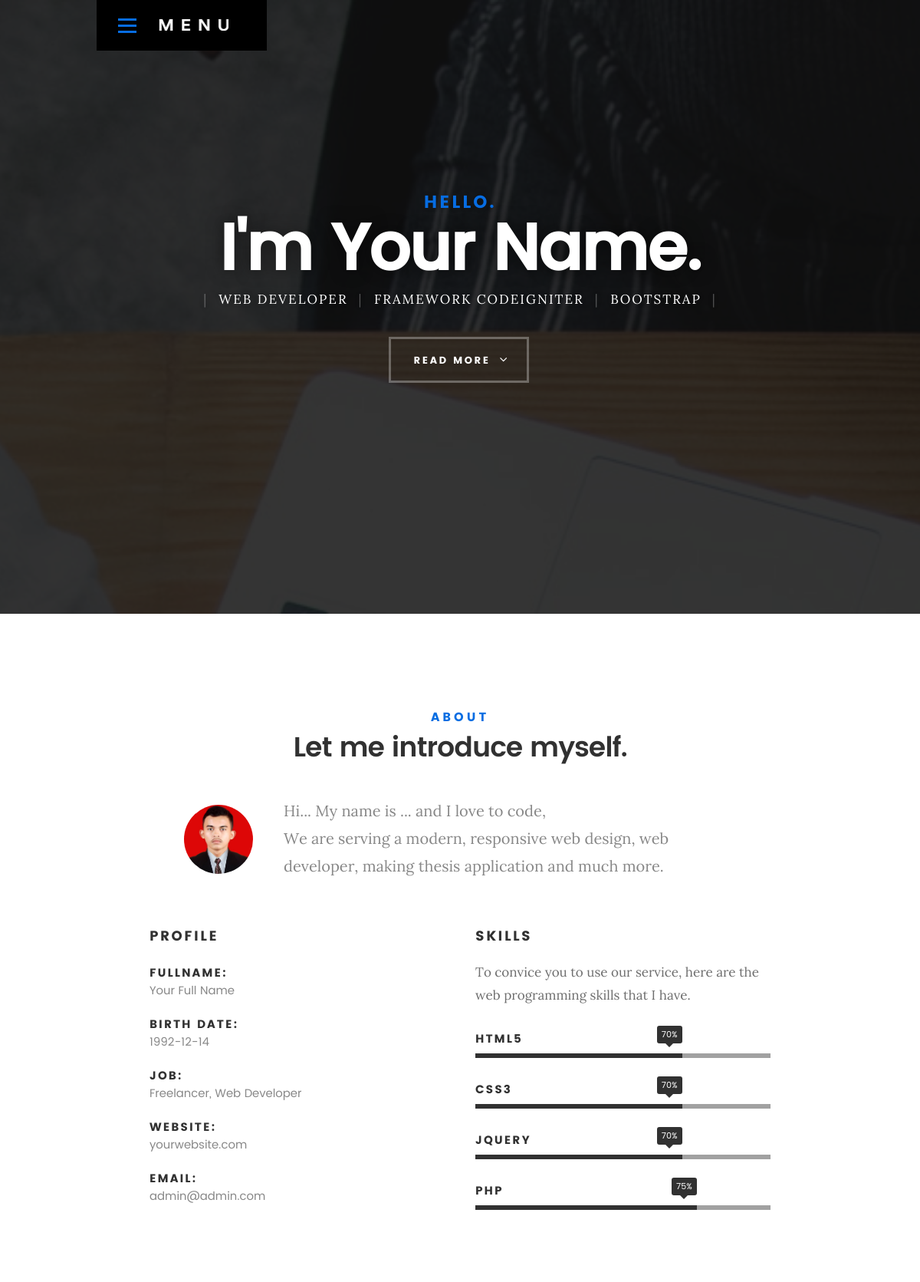
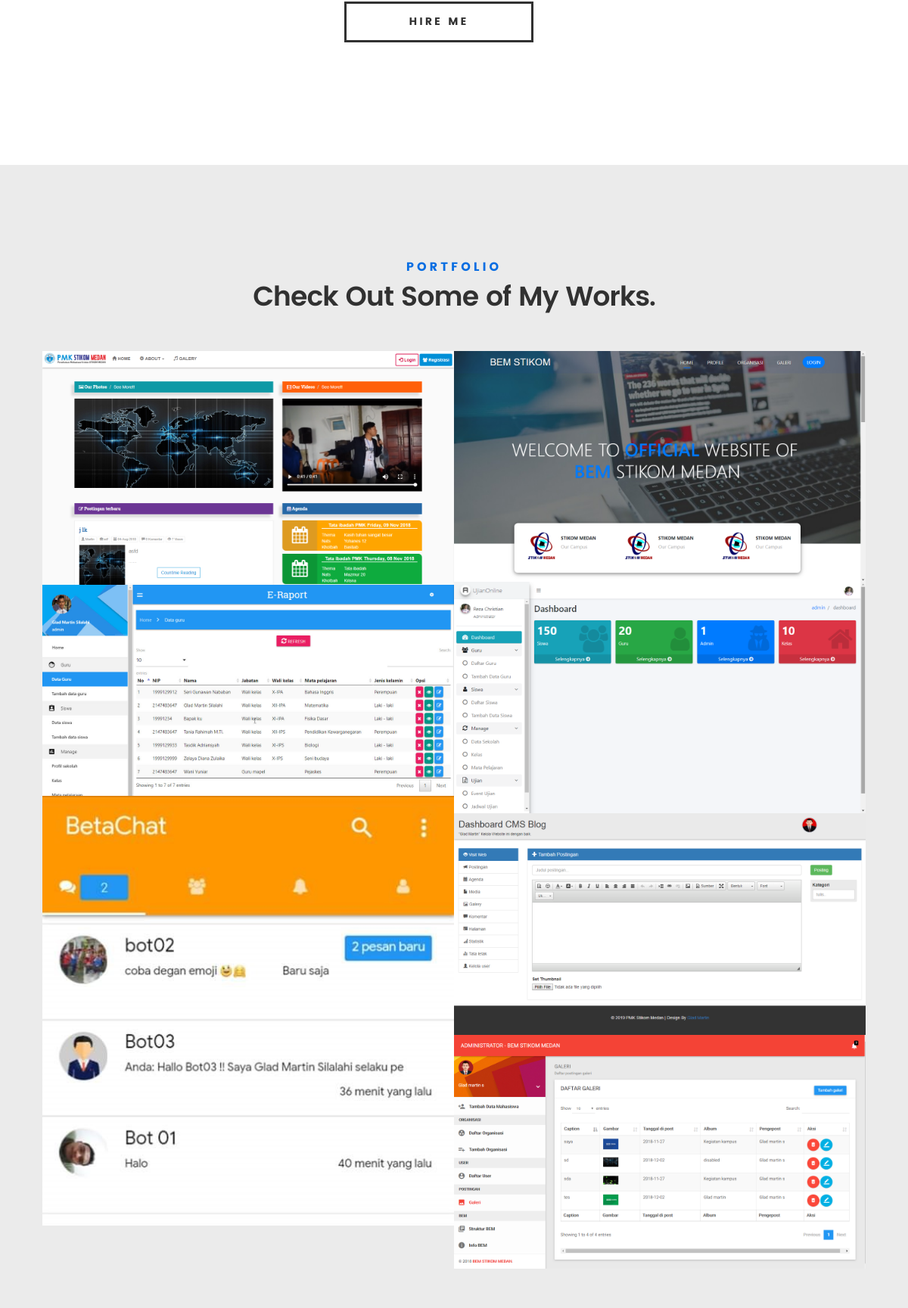
The page / (upper part) on the database its author committed (2 pictures, top to bottom).
### tables this page shows
CREATE TABLE `profile` (
  `id` int(11) NOT NULL,
  `nickname` varchar(20) NOT NULL,
  `fullname` varchar(50) NOT NULL,
  `email` varchar(50) NOT NULL,
  `phone` varchar(20) NOT NULL,
  `birth` date NOT NULL,
  `job` varchar(200) NOT NULL,
  `address` text NOT NULL,
  `website` varchar(50) NOT NULL,
  `about` text NOT NULL,
  `photo` varchar(300) NOT NULL
);

CREATE TABLE `portfolio` (
  `id` int(11) NOT NULL,
  `title` text NOT NULL,
  `thumbnail` varchar(100) NOT NULL,
  `description` text NOT NULL,
  `date` date NOT NULL,
  `category` varchar(200) NOT NULL
);

### application/controllers/Home.php (called while the page is built, shortened)
<?php
class Home extends CI_Controller {
	public function index()
	{
		$this->load->model(['Crud_model', 'Profile_model']);
		$data['profile']   = $this->Crud_model->setTable('profile')->getWhere('id', 1);
		$data['portfolio'] = $this->Crud_model->setTable('portfolio')->getAll();
		$data['title']     = 'Home';
		$this->load->view('front/templates/header', $data);
		$this->load->view('front/home/index', $data);
		$this->load->view('front/templates/footer');
	}
}

### index.php (called while the page is built, shortened)
<?php
require_once BASEPATH.'core/CodeIgniter.php';

### application/models/Crud_model.php (called while the page is built, shortened)
<?php
class Crud_model extends CI_Model {
	private $table;
	public function setTable( $table )
	{
		$this->table = $table;
		return $this;
	}
	public function getAll()
	{
        return $this->db->get( $this->table )->result();
	}
	public function getWhere($field, $val)
	{
		return $this->db->get_where( $this->table, [$field => $val] )->row();
	}
}

### application/views/front/home/index.php (the view, shortened to what this page needs)
  <header>
	<div class="row">
		<div class="top-bar">
			<a class="menu-toggle" href="#"><span>Menu</span></a>
			<div class="logo">
				<a href="index.html">KARDS</a>
			</div>
		</div>
	</div>
</header>
<section id="intro">
	<div class="intro-overlay"></div>
	<div class="intro-content">
		<div class="row">
			<div class="col-twelve">
				<h5>Hello.</h5>
				<h1>I'm
					<?= $profile->nickname ?>.</h1>
				<p class="intro-position">
					<span>Web Developer</span>
					<span>Framework Codeigniter</span>
					<span>Bootstrap</span>
				</p>
				<a class="button stroke smoothscroll" href="#about" title="">Read More</a>
			</div>
		</div>
	</div>
</section>
<section id="about">
	<div class="row section-intro">
		<div class="col-twelve">
			<h5>About</h5>
			<h1>Let me introduce myself.</h1>
			<div class="intro-info">
				<img src="<?= base_url() ?>assets/images/<?= $profile->photo ?>" alt="Profile Picture">
				<p class="lead">
					<?= $profile->about ?>
				</p>
			</div>
		</div>
	</div>
	<div class="row about-content">
		<div class="col-six tab-full">
			<h3>Profile</h3>
			<ul class="info-list">
				<li>
					<strong>Fullname:</strong>
					<span>
						<?= $profile->fullname ?></span>
				</li>
				<li>
					<strong>Birth Date:</strong>
					<span>
						<?= $profile->birth ?> </span>
				</li>
				<li>
					<strong>Job:</strong>
					<span>
						<?= $profile->job ?></span>
				</li>
				<li>
					<strong>Website:</strong>
					<span>
						<?= $profile->website ?></span>
				</li>
				<li>
					<strong>Email:</strong>
					<span>
						<?= $profile->email ?></span>
				</li>
			</ul>
		</div>
		<div class="col-six tab-full">
			<h3>Skills</h3>
			<p>To convice you to use our service, here are the web programming skills that I have.</p>
			<ul class="skill-bars">
				<li>
					<div class="progress percent70"><span>70%</span></div>
					<strong>HTML5</strong>
				</li>
				<li>
					<div class="progress percent70"><span>70%</span></div>
					<strong>CSS3</strong>
				</li>
				<li>
					<div class="progress percent70"><span>70%</span></div>
					<strong>JQuery</strong>
				</li>
				<li>
					<div class="progress percent75"><span>75%</span></div>
					<strong>PHP</strong>
				</li>
			</ul>
		</div>
	</div>
	<div class="row button-section">
		<div class="col-twelve">
			<a href="#contact" title="Hire Me" class="button stroke smoothscroll">Hire Me</a>
		</div>
	</div>
</section>
<section id="portfolio" class="grey-section">
	<div class="row section-intro">
		<div class="col-twelve">
			<h5>Portfolio</h5>
			<h1>Check Out Some of My Works.</h1>
		</div>
	</div>
	<div class="row portfolio-content">
		<div class="col-twelve">
			<div id="folio-wrapper" class="block-1-2 block-mob-full stack">
				<?php $i = 1; foreach ( $portfolio as $p ) : ?>
				<div class="bgrid folio-item">
					<div class="item-wrap">
						<img src="<?= base_url() ?>assets/images/portfolio/<?= $p->thumbnail ?>" alt="<?= $p->title ?>">
						<a href="#modal-<?= $i++ ?>" class="overlay">
							<div class="folio-item-table">
							</div>
						</a>
					</div>
				</div>
				<? endforeach ?>
			</div>
		</div>
	</div>
</section>

### assets/front/css/base.css (style rules this page uses)
html { font-family: sans-serif; -ms-text-size-adjust: 100%; -webkit-text-size-adjust: 100%; }
body { margin: 0; }
article, aside, details, figcaption, figure, footer, header, hgroup, main, menu, nav, section, summary { display: block; }
a { background: transparent; }
b, strong { font-weight: bold; }
h1 { font-size: 2em; margin: 0.67em 0; }
img { border: 0; }
html { font-size: 62.5%; box-sizing: border-box; }
*, *::before, *::after { box-sizing: inherit; }
body { font-weight: normal; line-height: 1; text-rendering: optimizeLegibility; word-wrap: break-word; -webkit-overflow-scrolling: touch; -webkit-text-size-adjust: none; }
body, input, button { -moz-osx-font-smoothing: grayscale; -webkit-font-smoothing: antialiased; }
img, video { max-width: 100%; height: auto; }
div, dl, dt, dd, ul, ol, li, h1, h2, h3, h4, h5, h6, pre, form, p, blockquote, th, td { margin: 0; padding: 0; }
h1, h2, h3, h4, h5, h6 { -webkit-font-variant-ligatures: common-ligatures; -moz-font-variant-ligatures: common-ligatures; font-variant-ligatures: common-ligatures; text-rendering: optimizeLegibility; }
strong, b { font-weight: bold; line-height: inherit; }
ol, ul { list-style: none; }
li { display: block; }
a { text-decoration: none; line-height: inherit; }
.row { width: 94%; max-width: 1140px; margin: 0 auto; }
.row:before, .row:after { content: ""; display: table; }
.row:after { clear: both; }
[class*="col-"], .bgrid { float: left; }
[class*="col-"] { padding: 0 20px; }
.col-six, .col-1-2 { width: 50%; }
.col-twelve, .col-full { width: 100%; }
[class*="block-"]:before, [class*="block-"]:after { content: ""; display: table; }
[class*="block-"]:after { clear: both; }
.block-1-2 .bgrid { width: 50%; }
.block-1-6 .bgrid:nth-child(6n+1), .block-1-4 .bgrid:nth-child(4n+1), .block-1-3 .bgrid:nth-child(3n+1), .block-1-2 .bgrid:nth-child(2n+1) { clear: both; }

### rows shown on the page
profile: nickname "Your Name", photo (picture), about "Hi... My name is ... and I love to code, We are serving a modern, responsive web design, web developer, making thesis application and much more.", fullname "Your Full Name", birth "1992-12-14", job "Freelancer, Web Developer", website "yourwebsite.com", email "admin@admin.com"
portfolio: thumbnail (picture)
portfolio: thumbnail (picture)
portfolio: thumbnail (picture)
portfolio: thumbnail (picture)
portfolio: thumbnail (picture)
portfolio: thumbnail (picture)
portfolio: thumbnail (picture)
